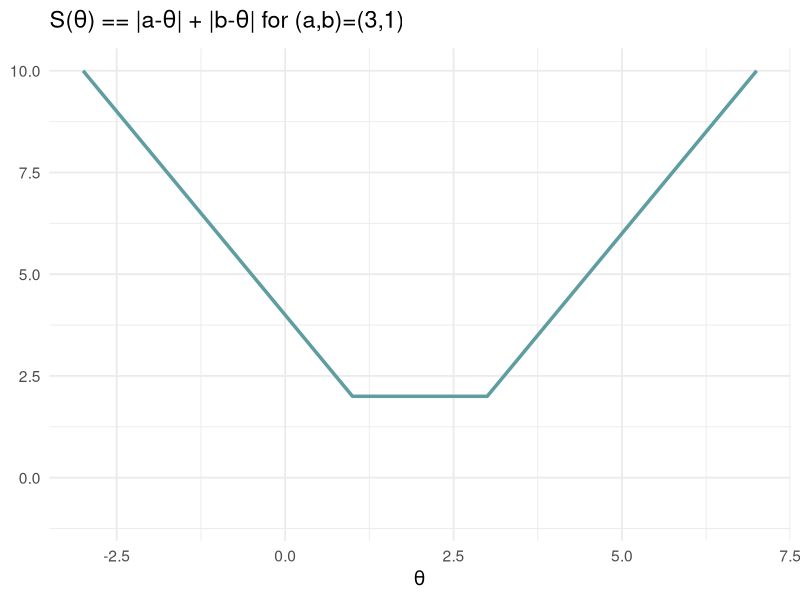
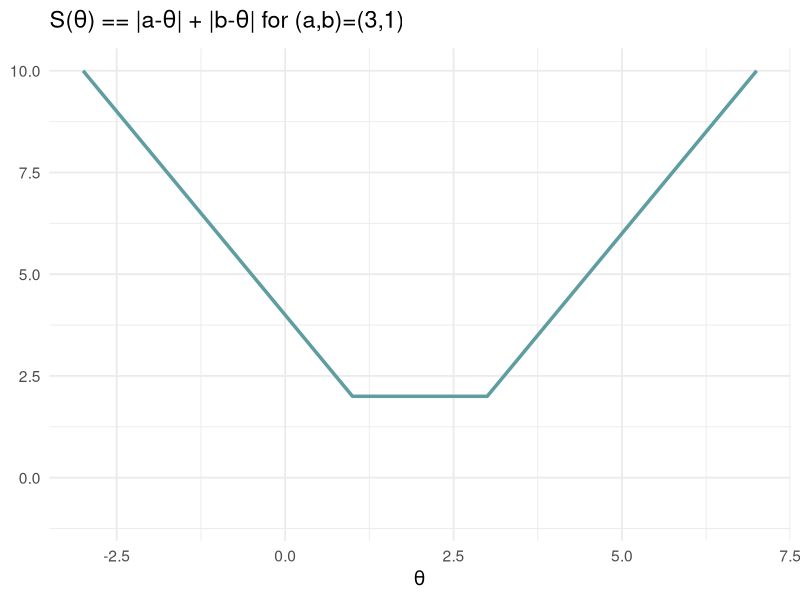

These figures' R source, in order:
# ------------------------------------------------------------------------------
# classification further losses

# FIG: s function
# ------------------------------------------------------------------------------

library(ggplot2)

# DATA -------------------------------------------------------------------------

# Define the function S(θ)
S <- function(theta, a = 3, b = 1) {
  abs(a - theta) + abs(b - theta)
}

theta_vals <- seq(-3, 7, by = 0.01)
S_vals <- S(theta_vals)

plot_data <- data.frame(theta = theta_vals, S_theta = S_vals)

p <- ggplot(plot_data, aes(x = theta, y = S_theta)) +
  geom_line(color = "#5F9EA0", size = 1.2) +
  scale_x_continuous(name = expression(theta), limits = c(-3, 7)) +
  scale_y_continuous(name = NULL, limits = c(-1, 10)) +
  ggtitle(expression(paste("S(", theta, ") == |a-", theta, "| + |b-", theta, "| for (a,b)=(3,1)"))) +
  theme_minimal(base_size = 14)
p
ggsave("../figure/S_function.png", p, height = 3, width = 4)
